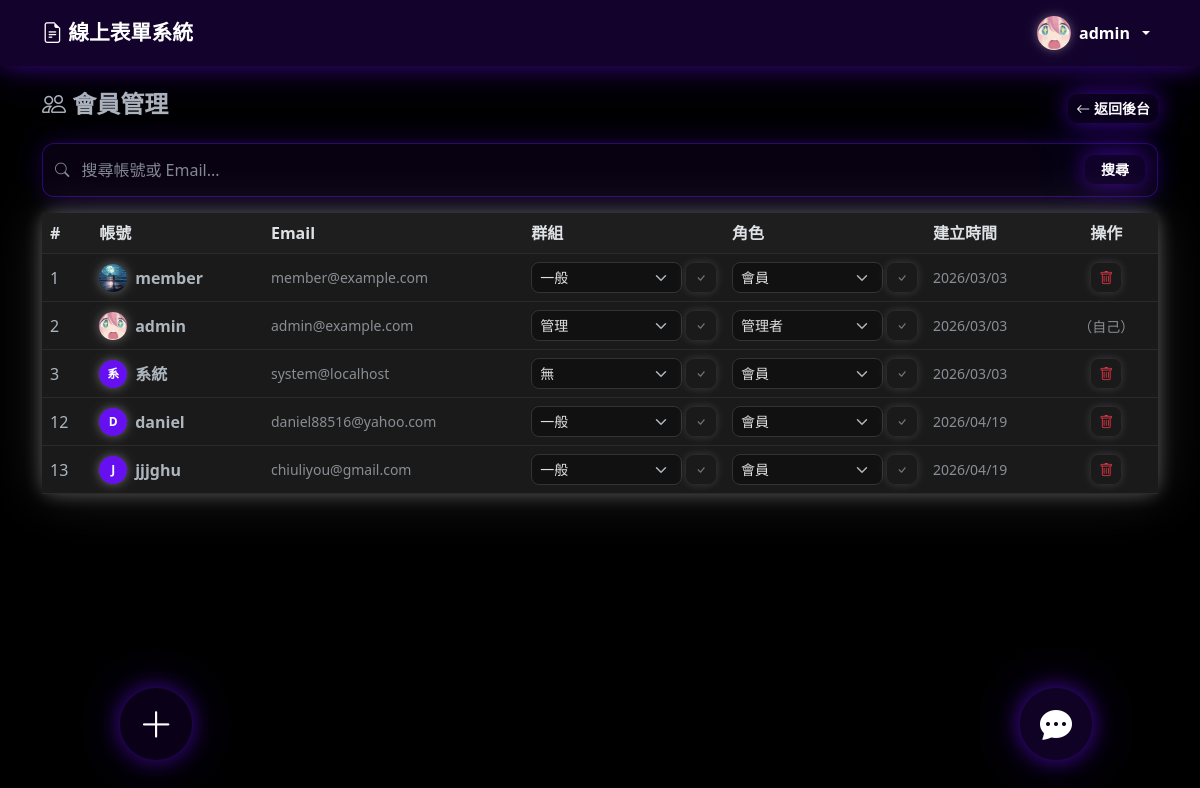
/admin/members.php (signed in), run on the app's committed database.
### tables this page shows
CREATE TABLE `users` (
  `id` int(11) NOT NULL AUTO_INCREMENT,
  `username` varchar(50) NOT NULL,
  `password` varchar(255) NOT NULL,
  `email` varchar(100) NOT NULL,
  `role` enum('admin','member') DEFAULT 'member',
  `group_id` int(11) DEFAULT NULL,
  `avatar` varchar(255) DEFAULT NULL,
  `profile_bg` varchar(255) DEFAULT NULL,
  `created_at` timestamp NOT NULL DEFAULT current_timestamp(),
  `bio` text DEFAULT NULL,
  `profile_bg_ratio` tinyint(4) NOT NULL DEFAULT 7,
  PRIMARY KEY (`id`),
  UNIQUE KEY `username` (`username`),
  UNIQUE KEY `email` (`email`),
  KEY `group_id` (`group_id`),
  CONSTRAINT `users_ibfk_1` FOREIGN KEY (`group_id`) REFERENCES `groups` (`id`) ON DELETE SET NULL
);

CREATE TABLE `groups` (
  `id` int(11) NOT NULL AUTO_INCREMENT,
  `name` varchar(100) NOT NULL,
  `description` text DEFAULT NULL,
  `created_at` timestamp NOT NULL DEFAULT current_timestamp(),
  PRIMARY KEY (`id`)
);

### admin/members.php (the view, shortened to what this page needs)
<?php
require_once '../config/session.php';
require_once '../config/db.php';
require_once '../config/_admin_search.php';
$search = trim($_GET['search'] ?? '');
$where  = $search ? "WHERE username LIKE '%$search%' OR email LIKE '%$search%'" : '';
$users  = mysqli_query($conn, "SELECT u.*, g.name AS group_name FROM users u LEFT JOIN `groups` g ON u.group_id = g.id $where ORDER BY u.id");
$groups = mysqli_query($conn, "SELECT id, name FROM `groups` ORDER BY id");
$groups_arr = [];
while ($g = mysqli_fetch_assoc($groups)) $groups_arr[] = $g;
require_once '../config/header.php';
?>
<div class="row mb-3 align-items-center">
    <div class="col">
        <h4 class="fw-bold"><i class="bi bi-people"></i> 會員管理</h4>
    </div>
    <div class="col-auto">
        <a href="<?= REL_BASE ?>admin/dashboard.php" class="btn btn-glow-primary btn-sm">
            <i class="bi bi-arrow-left"></i> 返回後台
        </a>
    </div>
</div>
<div class="card">
    <div class="table-responsive">
        <table class="table table-hover mb-0 align-middle">
            <thead>
                <tr>
                    <th>#</th>
                    <th>帳號</th>
                    <th>Email</th>
                    <th>群組</th>
                    <th>角色</th>
                    <th>建立時間</th>
                    <th class="text-center">操作</th>
                </tr>
            </thead>
            <tbody>
                <?php while ($user = mysqli_fetch_assoc($users)): ?>
                <tr data-admin-search="<?= htmlspecialchars(mb_strtolower($user['username'] . ' ' . $user['email'])) ?>">
                    <td><?= $user['id'] ?></td>
                    <td>
                        <div class="d-flex align-items-center gap-2">
                            <?= renderAvatar($user['username'], $user['avatar'] ?? null, 28) ?>
                            <span class="fw-semibold admin-search-target"><?= adminSearchHighlight($user['username'], $search) ?></span>
                        </div>
                    </td>
                    <td class="small text-muted admin-search-target"><?= adminSearchHighlight($user['email'], $search) ?></td>
                    <td>
                        <form method="POST" class="d-flex gap-1 align-items-center">
                            <select name="group_id" class="form-select form-select-sm" style="min-width:90px;">
                                <option value="">無</option>
                                <?php foreach ($groups_arr as $g): ?>
                                    <option value="<?= $g['id'] ?>" <?= $user['group_id'] == $g['id'] ? 'selected' : '' ?>>
                                        <?= htmlspecialchars($g['name']) ?>
                                    </option>
                                <?php endforeach; ?>
                            </select>
                            <button type="submit" class="btn btn-outline-secondary btn-sm"><i class="bi bi-check"></i></button>
                        </form>
                    </td>
                    <td>
                        <form method="POST" class="d-flex gap-1 align-items-center">
                            <select name="role" class="form-select form-select-sm" style="min-width:90px;">
                                <option value="member" <?= $user['role'] === 'member' ? 'selected' : '' ?>>會員</option>
                                <option value="admin" <?= $user['role'] === 'admin' ? 'selected' : '' ?>>管理者</option>
                            </select>
                            <button type="submit" class="btn btn-outline-secondary btn-sm"><i class="bi bi-check"></i></button>
                        </form>
                    </td>
                    <td class="small text-muted"><?= date('Y/m/d', strtotime($user['created_at'])) ?></td>
                    <td class="text-center">
                        <?php if ($user['id'] != $_SESSION['user_id']): ?>
                        <form method="POST" class="d-inline"
                              data-cute-confirm="確定刪除此會員？"
                              data-cute-icon="👤">
                            <button type="submit" class="btn btn-outline-danger btn-sm">
                                <i class="bi bi-trash"></i>
                            </button>
                        </form>
                        <?php else: ?>
                            <span class="text-muted small">（自己）</span>
                        <?php endif; ?>
                    </td>
                </tr>
                <?php endwhile; ?>
            </tbody>
        </table>
    </div>
</div>
<?php require_once '../config/footer.php'; ?>

### config/header.php (shortened to what this page needs)
<?php
require_once __DIR__ . '/session.php';
?>
<!DOCTYPE html>
<html lang="zh-TW" id="html-root">
<head>
    <link rel="stylesheet" href="https://cdn.jsdelivr.net/npm/bootstrap@5.3.0/dist/css/bootstrap.min.css">
    <link rel="stylesheet" href="https://cdn.jsdelivr.net/npm/bootstrap-icons@1.10.5/font/bootstrap-icons.css">
    <link rel="stylesheet" href="<?= REL_BASE ?>css/style.css?v=<?= filemtime($_SERVER['DOCUMENT_ROOT'] . APP_BASE . '/css/style.css') ?>">
    <link rel="stylesheet" href="https://cdn.quilljs.com/1.3.7/quill.snow.css">
</head>
<body>
<nav class="navbar navbar-expand-lg navbar-dark bg-primary sticky-top">
    <div class="container">
        <a class="navbar-brand fw-bold" href="<?= REL_BASE ?>index.php">
            <i class="bi bi-file-earmark-text"></i> 線上表單系統
        </a>
        <div class="collapse navbar-collapse" id="navbarNav">
            <ul class="navbar-nav align-items-center">
                <?php if (isLoggedIn()):
                    $uid = $_SESSION['user_id'];
                    $nav_avatar = null;
                    if (isset($conn)) {
                        $nav_row = mysqli_fetch_assoc(mysqli_query($conn, "SELECT avatar FROM users WHERE id = $uid"));
                        $nav_avatar = $nav_row['avatar'] ?? null;
                    }
                ?>
                <li class="nav-item dropdown">
                    <a class="nav-link dropdown-toggle d-flex align-items-center gap-2 py-2" href="#" data-bs-toggle="dropdown" data-bs-auto-close="outside">
                        <?php if (!empty($nav_avatar)): ?>
                            <img src="<?= htmlspecialchars(assetUrl($nav_avatar)) ?>" class="site-avatar"
                                 style="width:34px;height:34px;border-radius:50%;object-fit:cover;" alt="">
                        <?php endif; ?>
                        <span class="fw-semibold" style="font-size:1rem;"><?= htmlspecialchars($_SESSION['username']) ?></span>
                    </a>
                </li>
                <?php endif; ?>
            </ul>
        </div>
    </div>
</nav>
<div class="container mt-4">

### config/session.php (shortened to what this page needs)
<?php
function isLoggedIn() {
    return isset($_SESSION['user_id']);
}
function assetUrl($path) {
    if (strpos($path, '/uploads/') === 0) {
        return APP_BASE . $path;
    }
    return $path;
}
function renderAvatar($username, $avatar = null, $size = 36) {
    $s = "width:{$size}px;height:{$size}px;border-radius:50%;flex-shrink:0;";
    if (!empty($avatar)) {
        return '<img src="' . htmlspecialchars(assetUrl($avatar)) . '" class="site-avatar" style="' . $s . 'object-fit:cover;" alt="">';
    }
    $fs = round($size * 0.44);
    $initial = htmlspecialchars(mb_strtoupper(mb_substr($username, 0, 1)));
    return '<span class="site-avatar" style="' . $s . 'background:var(--bs-primary,#0d6efd);color:var(--bs-primary-text,#fff);display:inline-flex;align-items:center;justify-content:center;font-weight:700;font-size:' . $fs . 'px;">' . $initial . '</span>';
}

### css/style.css (style rules this page uses)
:root { --glow-bg-alpha: 0.10; --glow-near-px: 22px; --glow-near-alpha: 0.55; --glow-far-px: 55px; --glow-far-alpha: 0.22; --glow-hover-near-px: 30px; --glow-hover-near-alpha: 0.78; --glow-hover-far-px: 70px; --glow-hover-far-alpha: 0.35; --glow-card-dark-near-px: 18px; --glow-card-dark-near-alpha: 0.30; --glow-card-dark-far-alpha: 0.13; --glow-sm-near-px: 10px; --glow-sm-near-alpha: 0.55; --glow-sm-far-px: 22px; --glow-sm-far-alpha: 0.22; --glow-white-near-px: 10px; --glow-white-near-alpha: 0.22; --glow-white-far-px: 28px; --glow-white-far-alpha: 0.09; --glow-white-hover-near-px: 16px; --glow-white-hover-near-alpha: 0.35; --glow-white-hover-far-px: 40px; --glow-white-hover-far-alpha: 0.14; }
body { background-color: var(--bs-body-bg, #f8f9fa); }
.navbar-brand { font-size: 1.3rem; }
.card { border: none; box-shadow: 0 6px 28px rgba(0,0,0,0.18), 0 2px 6px rgba(0,0,0,0.10); border-radius: 12px; background-color: #ffffff; }
.btn { border-radius: 8px; border: none !important; box-shadow: 0 2px 8px rgba(0,0,0,0.15), 0 1px 3px rgba(0,0,0,0.08); transition: box-shadow .2s ease, transform .15s ease; }
[data-bs-theme="dark"] .btn { box-shadow: 0 0 8px rgba(255,255,255,0.13), 0 0 20px rgba(255,255,255,0.05) !important; }
.form-control, .form-select { border-radius: 8px; }
.table th { background-color: #f1f3f5; color: var(--bs-body-color); font-weight: 600; }
html[data-bs-theme="dark"], html[data-bs-theme="dark"] body { background-color: #000000 !important; --bs-body-bg: #000000; }
[data-bs-theme="dark"] .card:not([class*="bg-"]) { background-color: #242424 !important; border: none !important; box-shadow: 0 0 var(--glow-card-dark-near-px) rgba(255,255,255,var(--glow-card-dark-near-alpha)), 0 0 var(--glow-far-px) rgba(255,255,255,var(--glow-card-dark-far-alpha)) !important; }
[data-bs-theme="dark"] .table th { background-color: #1e1e1e; color: #dee2e6; }
[data-bs-theme="dark"] .table { --bs-table-bg: #1a1a1a; --bs-table-striped-bg: #1e1e1e; --bs-table-border-color: #2a2a2a; }
[data-bs-theme="dark"] .form-control, [data-bs-theme="dark"] .form-select { background-color: #111111; border-color: #333; color: #e0e0e0; }
.navbar.bg-primary { background: rgba(var(--bs-primary-rgb, 13,110,253), 0.18) !important; backdrop-filter: blur(14px); -webkit-backdrop-filter: blur(14px); box-shadow: 0 2px var(--glow-near-px) rgba(var(--bs-primary-rgb, 13,110,253), 0.40), 0 1px var(--glow-far-px) rgba(var(--bs-primary-rgb, 13,110,253), 0.18) !important; }
.navbar.bg-primary .nav-link, .navbar.bg-primary .navbar-brand { color: var(--bs-primary-nav-text, var(--bs-primary-text, #fff)) !important; }
.site-avatar { box-shadow: 0 2px 10px rgba(0,0,0,0.22), 0 0 6px rgba(0,0,0,0.10); transition: box-shadow .2s ease; }
[data-bs-theme="dark"] .site-avatar { box-shadow: 0 0 10px rgba(255,255,255,0.28), 0 0 22px rgba(255,255,255,0.10) !important; }
.btn.btn-glow-primary, .btn.btn-glow-green, .btn.btn-glow-red, .btn.btn-glow-cyan, .btn.btn-glow-amber, [data-bs-theme="dark"] .btn.btn-glow-primary, [data-bs-theme="dark"] .btn.btn-glow-green, [data-bs-theme="dark"] .btn.btn-glow-red, [data-bs-theme="dark"] .btn.btn-glow-cyan, [data-bs-theme="dark"] .btn.btn-glow-amber { color: #fff !important; border: none !important; border-radius: 10px; font-weight: 600; background: rgba(var(--glow-rgb), var(--glow-bg-alpha)) !important; box-shadow: 0 0 var(--glow-near-px) rgba(var(--glow-rgb), var(--glow-near-alpha)), 0 0 var(--glow-far-px) rgba(var(--glow-rgb), var(--glow-far-alpha)) !important; transition: transform .2s ease, box-shadow .2s ease; }
.btn.btn-glow-primary { --glow-rgb: var(--bs-primary-rgb, 13,110,253); }

### config/_card_anim.php (style rules this page uses)
.card { transition: transform 0.28s ease, box-shadow 0.28s ease; will-change: transform; }

### data on the page
users: avatar (picture), id "2", username "admin", email "admin@example.com", group_id "管理", role "管理者", created_at "2026/03/03", shows "（自己）"
users: id "1", avatar (picture), username "member", email "member@example.com", group_id "一般", role "會員", created_at "2026/03/03"
users: id "3", username "系", username "系統", email "system@localhost", role "會員", created_at "2026/03/03"
users: id "12", username "D", username "daniel", email "daniel88516@yahoo.com", group_id "一般", role "會員", created_at "2026/04/19"
users: id "13", username "J", username "jjjghu", email "chiuliyou@gmail.com", group_id "一般", role "會員", created_at "2026/04/19"

### other printed values
$_SESSION['username'] "admin"
